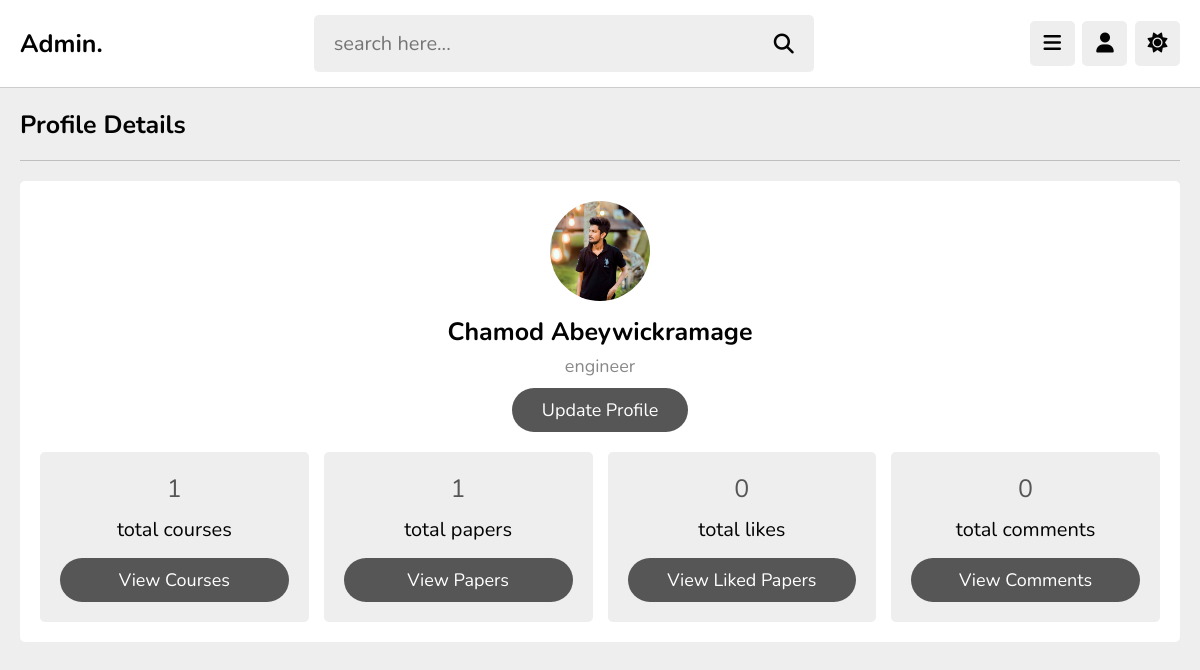
Screenshot of /admin/profile.php (signed in) with the database file from the repository.
### tables this page shows
CREATE TABLE `tutors` (
  `id` varchar(20) NOT NULL,
  `name` varchar(50) NOT NULL,
  `profession` varchar(50) NOT NULL,
  `email` varchar(50) NOT NULL,
  `password` varchar(50) NOT NULL,
  `image` varchar(100) NOT NULL
);

### admin/profile.php (the view, shortened to what this page needs)
<?php
   include '../components/connect.php';
   if(isset($_COOKIE['tutor_id'])){
      $tutor_id = $_COOKIE['tutor_id'];
   }else{
      $tutor_id = '';
      header('location:login.php');
   }
   $select_courses = $conn->prepare("SELECT * FROM `course` WHERE tutor_id = ?");
   $select_courses->execute([$tutor_id]);
   $total_courses = $select_courses->rowCount();
   $select_papers = $conn->prepare("SELECT * FROM `paper` WHERE tutor_id = ?");
   $select_papers->execute([$tutor_id]);
   $total_papers = $select_papers->rowCount();
   $select_likes = $conn->prepare("SELECT * FROM `likes` WHERE tutor_id = ?");
   $select_likes->execute([$tutor_id]);
   $total_likes = $select_likes->rowCount();
   $select_comments = $conn->prepare("SELECT * FROM `comments` WHERE tutor_id = ?");
   $select_comments->execute([$tutor_id]);
   $total_comments = $select_comments->rowCount();
?>
<!DOCTYPE html>
<html lang="en">
<head>
   <link rel="stylesheet" href="https://cdnjs.cloudflare.com/ajax/libs/font-awesome/6.2.0/css/all.min.css">
   <link rel="stylesheet" href="../css/admin_style.css">
</head>
<body>
<?php include '../components/admin_header.php'; ?>
<section class="tutor-profile" style="min-height: calc(100vh - 19rem);">
   <h1 class="heading">Profile Details</h1>
   <div class="details">
      <div class="tutor">
         <img src="../uploaded_files/tutor_thumb/<?= $fetch_profile['image']; ?>" alt="">
         <h3><?= $fetch_profile['name']; ?></h3>
         <span><?= $fetch_profile['profession']; ?></span>
         <a href="update.php" class="inline-btn">Update Profile</a>
      </div>
      <div class="flex">
         <div class="box">
            <span><?= $total_courses; ?></span>
            <p>total courses</p>
            <a href="course.php" class="btn">View courses</a>
         </div>
         <div class="box">
            <span><?= $total_papers; ?></span>
            <p>total papers</p>
            <a href="paper.php" class="btn">View papers</a>
         </div>
         <div class="box">
            <span><?= $total_likes; ?></span>
            <p>total likes</p>
            <a href="paper.php" class="btn">View liked papers</a>
         </div>
         <div class="box">
            <span><?= $total_comments; ?></span>
            <p>total comments</p>
            <a href="comments.php" class="btn">View comments</a>
         </div>
      </div>
   </div>
</section>
</body>
</html>

### css/admin_style.css (style rules this page uses)
:root { --main-color:#565656; --red:#e74c3c; --oragen:#030303; --white:#fff; --black:#030303; --light-color:#888; --light-bg:#eee; --border:.1rem solid rgba(0,0,0,.2); }
* { font-family: 'Nunito', sans-serif; margin: 0; padding: 0; box-sizing: border-box; outline: none; border: none; text-decoration: none; }
html { font-size: 62.5%; overflow-x: hidden; }
body { background-color: var(--light-bg); padding-left: 30rem; }
section { padding:2rem; max-width: 1200px; margin: 0 auto; }
.btn, .option-btn, .delete-btn, .inline-btn, .inline-option-btn, .inline-delete-btn { border-radius: 30px; padding: 1rem 3rem; font-size: 1.8rem; color: #fff; margin-top: 1rem; text-transform: capitalize; cursor: pointer; text-align: center; }
.btn, .option-btn, .delete-btn { display: block; width: 100%; }
.inline-btn, .inline-option-btn, .inline-delete-btn { display: inline-block; }
.btn, .inline-btn { background-color: var(--main-color); }
.heading { padding-bottom: 1.8rem; border-bottom: var(--border); font-size: 2.5rem; color: var(--black); text-transform: capitalize; margin-bottom: 2rem; }
.tutor-profile .details { background-color: var(--white); border-radius: .5rem; padding: 2rem; text-align: center; }
.tutor-profile .details .tutor { margin-bottom: 2rem; }
.tutor-profile .details .tutor img { height: 10rem; width: 10rem; border-radius: 50%; object-fit: cover; margin-bottom: .5rem; }
.tutor-profile .details .tutor h3 { font-size: 2.5rem; color: var(--black); margin: .5rem 0; }
.tutor-profile .details .tutor span { font-size: 1.8rem; color: var(--light-color); display: block; }
.tutor-profile .details .flex { display: flex; gap: 1.5rem; align-items: center; flex-wrap: wrap; }
.tutor-profile .details .flex .box { flex: 1 1 26rem; border-radius: .5rem; background-color: var(--light-bg); padding: 2rem; }
.tutor-profile .details .flex span { color: var(--main-color); display: block; margin-bottom: .5rem; font-size: 2.5rem; }
.tutor-profile .details .flex .box p { font-size: 2rem; color: var(--black); padding: .5rem 0; }
@media (max-width:1200px) { body { padding-left: 0; } }

### rows the page displays
tutors: image (picture), name "Chamod Abeywickramage", profession "engineer"

### other values shown
$total_courses "1"
$total_papers "1"
$total_likes "0"
$total_comments "0"
